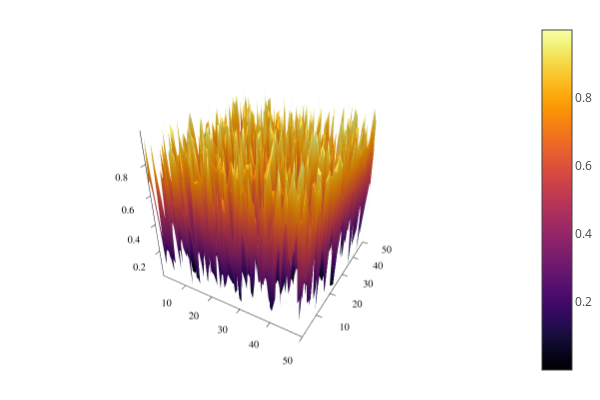

Notebook cell for this chart:
### Code cell
surface(rand(50,50), palette = :rainbow)

### Figure 1 — Plotly figure (JSON) as saved in the notebook; plotly's stock layout.template omitted (floating-point values rounded to 4 significant figures; data arrays with more than 128 entries replaced by an {"elided": "..."} marker saying what was removed)
{"data": [{"colorbar": {"title": ""}, "colorscale": {"elided": "256x2 mixed values"}, "hoverinfo": "none", "name": "y1", "opacity": null, "scene": "scene", "showlegend": false, "showscale": true, "type": "surface", "x": [1, 2, 3, 4, 5, 6, 7, 8, 9, 10, 11, 12, 13, 14, 15, 16, 17, 18, 19, 20, 21, 22, 23, 24, 25, 26, 27, 28, 29, 30, 31, 32, 33, 34, 35, 36, 37, 38, 39, 40, 41, 42, 43, 44, 45, 46, 47, 48, 49, 50], "xaxis": "x", "y": [1, 2, 3, 4, 5, 6, 7, 8, 9, 10, 11, 12, 13, 14, 15, 16, 17, 18, 19, 20, 21, 22, 23, 24, 25, 26, 27, 28, 29, 30, 31, 32, 33, 34, 35, 36, 37, 38, 39, 40, 41, 42, 43, 44, 45, 46, 47, 48, 49, 50], "yaxis": "y", "z": {"elided": "50x50 float values"}, "zaxis": "z", "zmax": 0.9999, "zmin": 0.0003396}], "layout": {"annotations": [], "height": 400, "legend_position": {"bgcolor": "rgba(255, 255, 255, 1.000)", "bordercolor": "rgba(0, 0, 0, 1.000)", "borderwidth": 1, "font": {"color": "rgba(0, 0, 0, 1.000)", "family": "sans-serif", "size": 11}, "title": {"font": {"color": "rgba(0, 0, 0, 1.000)", "family": "sans-serif", "size": 15}, "text": ""}, "tracegroupgap": 0, "traceorder": "normal", "x": 1, "xanchor": "auto", "y": 1, "yanchor": "auto"}, "margin": {"b": 20, "l": 0, "r": 0, "t": 20}, "paper_bgcolor": "rgba(255, 255, 255, 1.000)", "plot_bgcolor": "rgba(255, 255, 255, 1.000)", "scene": {"camera": {"eye": {"x": 1.126, "y": -1.95, "z": 1.3}}, "domain": {"x": [0.03619, 0.9934], "y": [0.03762, 0.9902]}, "xaxis": {"gridcolor": "rgba(0, 0, 0, 0.100)", "gridwidth": 0.5, "linecolor": "rgba(0, 0, 0, 1.000)", "mirror": false, "range": [1, 50], "showgrid": true, "showline": true, "showticklabels": true, "tickangle": 0, "tickcolor": "rgb(0, 0, 0)", "tickfont": {"color": "rgba(0, 0, 0, 1.000)", "family": "sans-serif", "size": 11}, "tickmode": "array", "ticks": "inside", "ticktext": ["10", "20", "30", "40", "50"], "tickvals": [10, 20, 30, 40, 50], "title": "", "titlefont": {"color": "rgba(0, 0, 0, 1.000)", "family": "sans-serif", "size": 15}, "type": "-", "visible": true, "zeroline": false, "zerolinecolor": "rgba(0, 0, 0, 1.000)"}, "yaxis": {"gridcolor": "rgba(0, 0, 0, 0.100)", "gridwidth": 0.5, "linecolor": "rgba(0, 0, 0, 1.000)", "mirror": false, "range": [1, 50], "showgrid": true, "showline": true, "showticklabels": true, "tickangle": 0, "tickcolor": "rgb(0, 0, 0)", "tickfont": {"color": "rgba(0, 0, 0, 1.000)", "family": "sans-serif", "size": 11}, "tickmode": "array", "ticks": "inside", "ticktext": ["10", "20", "30", "40", "50"], "tickvals": [10, 20, 30, 40, 50], "title": "", "titlefont": {"color": "rgba(0, 0, 0, 1.000)", "family": "sans-serif", "size": 15}, "type": "-", "visible": true, "zeroline": false, "zerolinecolor": "rgba(0, 0, 0, 1.000)"}, "zaxis": {"gridcolor": "rgba(0, 0, 0, 0.100)", "gridwidth": 0.5, "linecolor": "rgba(0, 0, 0, 1.000)", "mirror": false, "range": [0.0003396, 0.9999], "showgrid": true, "showline": true, "showticklabels": true, "tickangle": 0, "tickcolor": "rgb(0, 0, 0)", "tickfont": {"color": "rgba(0, 0, 0, 1.000)", "family": "sans-serif", "size": 11}, "tickmode": "array", "ticks": "inside", "ticktext": ["0.2", "0.4", "0.6", "0.8"], "tickvals": [0.2, 0.4, 0.6, 0.8], "title": "", "titlefont": {"color": "rgba(0, 0, 0, 1.000)", "family": "sans-serif", "size": 15}, "type": "-", "visible": true, "zeroline": false, "zerolinecolor": "rgba(0, 0, 0, 1.000)"}}, "showlegend": true, "width": 600}}
